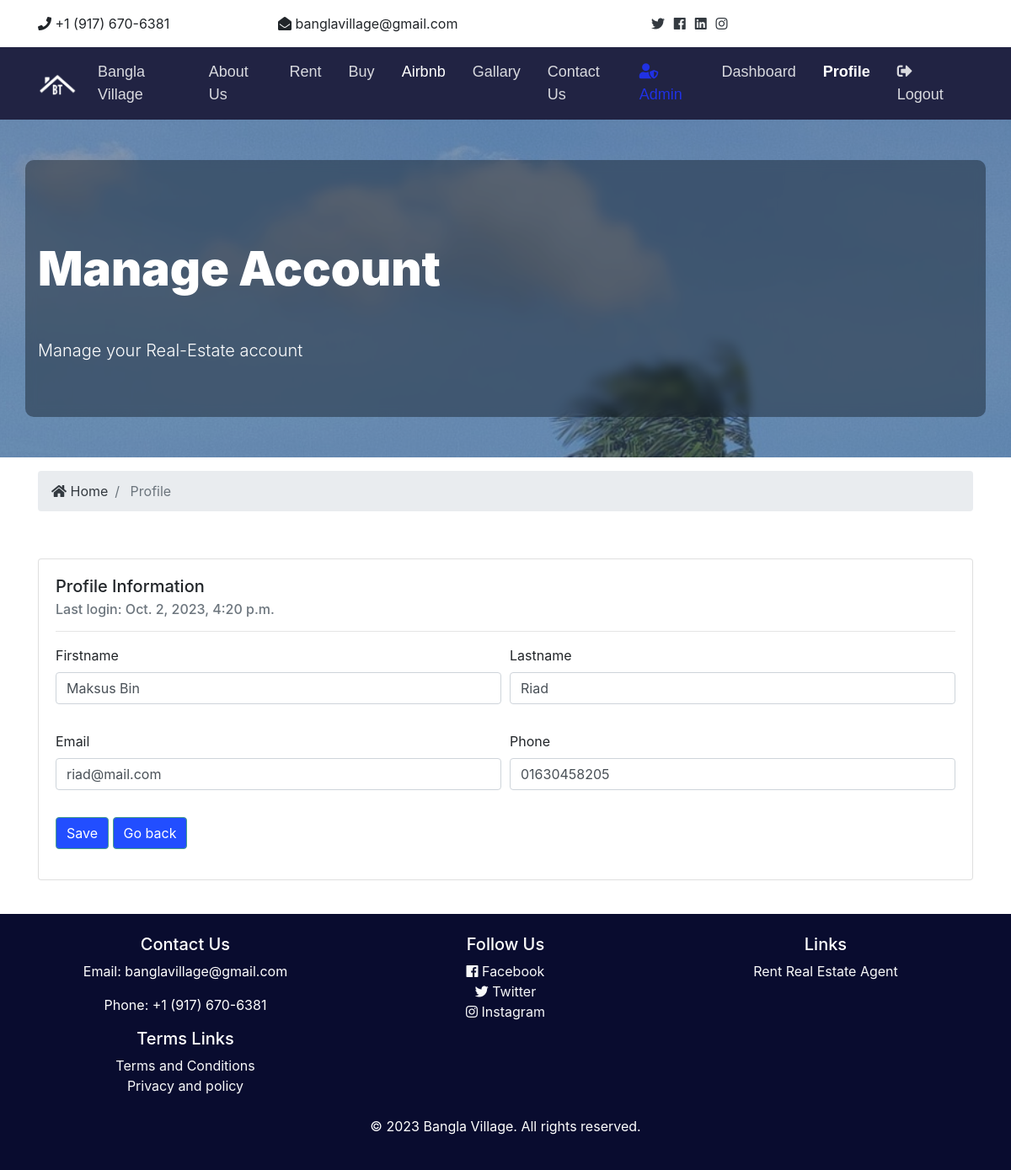
Before: /en/accounts/profile/1 (signed in) with the older database file.
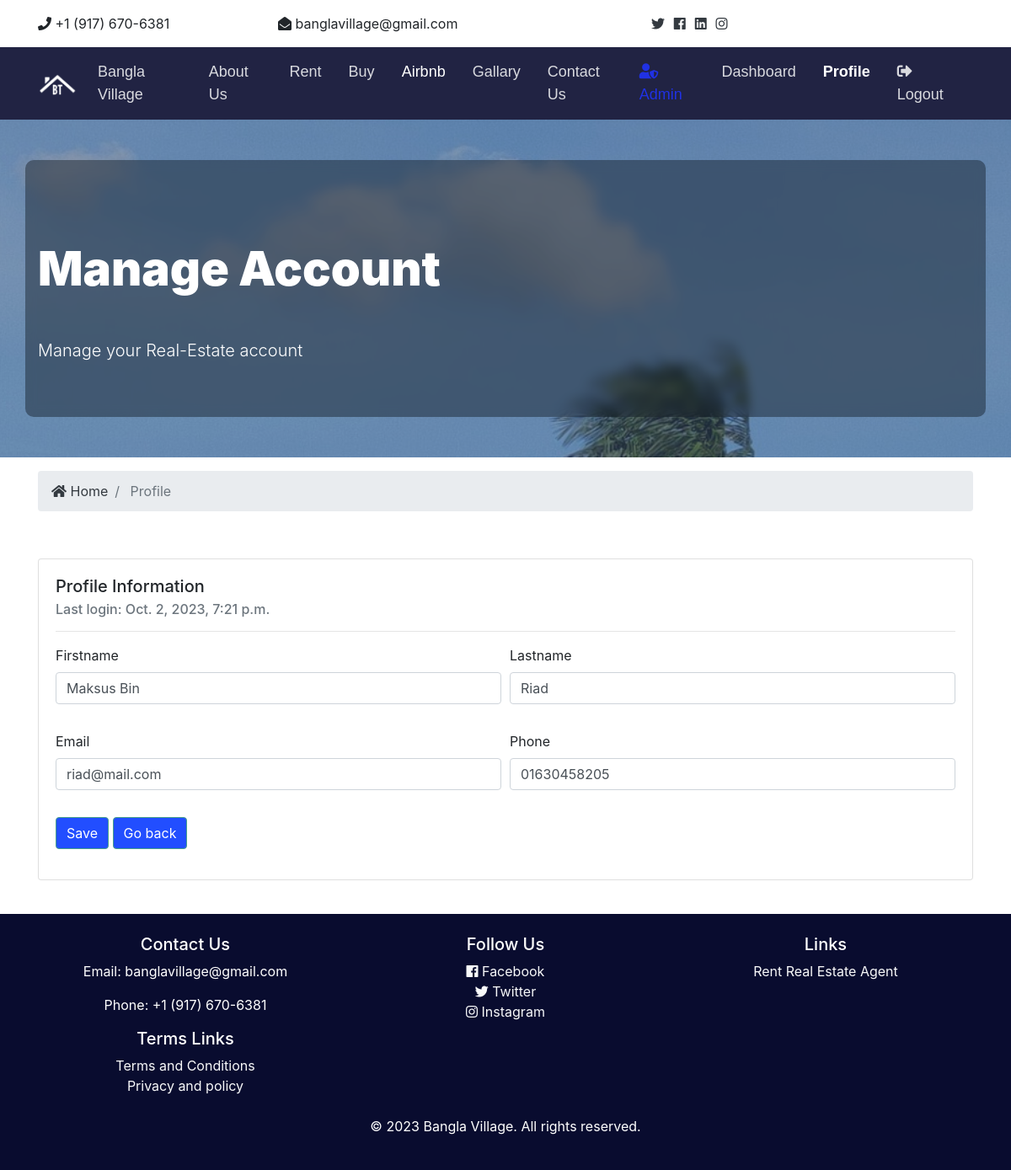
After: the same page with the newer database file.
### accounts/models.py (models this page shows, shortened)
class CustomUser(AbstractUser):
    first_name = models.CharField(max_length=255, null=True,
                                  verbose_name=_("Firstname"))
    last_name = models.CharField(max_length=255, null=True,
                                 verbose_name=_("Lastname"))
    username = None
    phone = models.CharField(max_length=20, null=True,
                             verbose_name=_("Phone"))
    address = models.ForeignKey('core.Address', null=True, blank=True,
                                on_delete=models.DO_NOTHING,
                                verbose_name=_("Address"))
    email = models.EmailField(unique=True, verbose_name=_("Email"))
    USERNAME_FIELD = 'email'
    REQUIRED_FIELDS = []
    objects = CustomUserManager()
    def get_groups(self):
        return [group.name for group in self.groups.all()]
    get_groups.short_description = _("Groups")

### accounts/views.py (the view)
class ProfileUpdateView(SuccessMessageMixin, UpdateView):
    model = CustomUser
    form_class = ProfileUpdateForm
    template_name = 'accounts/profile.html'
    success_message = _("Profile updated successfully!")
    def get_context_data(self, **kwargs):
        context = super().get_context_data(**kwargs)
        context['profile'] = True
        context['title'] = _("Manage Account")
        context['subtitle'] = _("Manage your Real-Estate account")
        context['page_title'] = _("Impressum")
        context['page_description'] = _("Real estate manager."
                                        "This is our impressum page.")
        return context

### core/context_processor.py (called while the page is built)
def global_variables(request):
    return {
        'domain_name': 'Bangla Village',
        'domain': "",
    }

### templates/accounts/profile.html (shortened to what this page needs)
{% extends 'core/base.html' %}
{% load static %}
{% load crispy_forms_tags %}
{% block content %}
{% include 'core/partials/_showcase_section.html' %}
<section id="bc" class="mt-3">
  <div class="container">
    <nav aria-label="breadcrumb">
      <ol class="breadcrumb">
        <li class="breadcrumb-item">
          <a href="{% url 'index' %}">
            <i class="fas fa-home"></i> {{ _("Home") }}</a>
        </li>
        <li class="breadcrumb-item active"> {{ _("Profile") }}</li>
      </ol>
    </nav>
  </div>
</section>
<section id="dashboard" class="py-4">
  <div class="container">
    <div class="pb-3 pt-3">
      <div class="card">
        <div class="card-body">
          <h5 class="card-title">{{ _("Profile Information") }}</h5>
          <h6 class="card-subtitle mb-2 text-muted">{{ _("Last login") }}: {{ user.last_login }}</h6>
          <hr>
          <form method="POST">
            <div class="form-row">
              <div class="form-group col-md-6">
                <label>{{ form.first_name.label }}</label>
                <div>{{ form.first_name }}</div>
              </div>
              <div class="form-group col-md-6">
                <label>{{ form.last_name.label }}</label>
                <div>{{ form.last_name }}</div>
              </div>
            </div>
            <div class="form-row">
              <div class="form-group col-md-6">
                <label>{{ form.email.label }}</label>
                <div>{{ form.email }}</div>
              </div>
              <div class="form-group col-md-6">
                <label>{{ form.phone.label }}</label>
                <div>{{ form.phone }}</div>
              </div>
            </div>
            {% include 'core/partials/btn_save_back.html' %}
          </form>
        </div>
      </div>
    </div>
  </div>
</section>
{% endblock %}

Changed rows visible on the page:
changed CustomUser "Maksus Bin": last_login "Oct. 2, 2023, 4:20 p.m." → "Oct. 2, 2023, 7:21 p.m."
